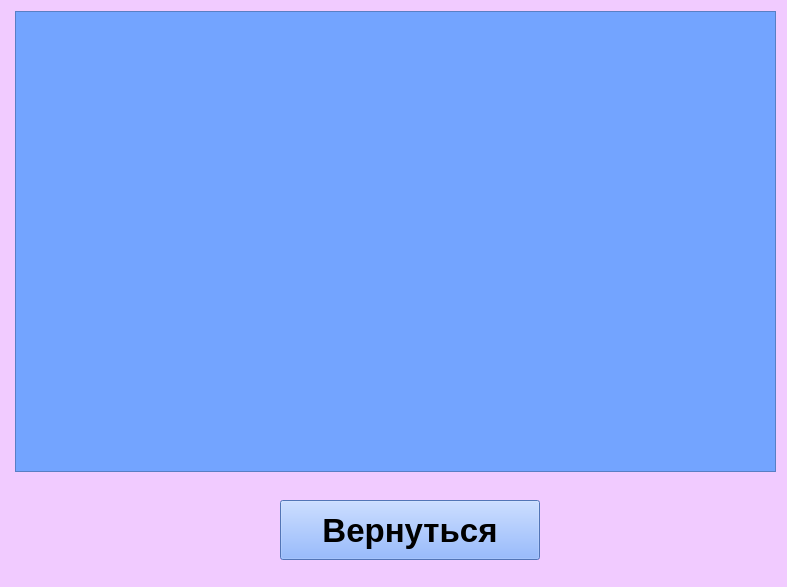
<?xml version="1.0" encoding="UTF-8"?>
<ui version="4.0">
 <class>Dictionary</class>
 <widget class="QWidget" name="Dictionary">
  <property name="geometry">
   <rect>
    <x>0</x>
    <y>0</y>
    <width>787</width>
    <height>587</height>
   </rect>
  </property>
  <property name="windowTitle">
   <string>Dictionary</string>
  </property>
  <property name="styleSheet">
   <string notr="true">background-color: rgb(241, 203, 255);
</string>
  </property>
  <widget class="QPushButton" name="pushButton">
   <property name="geometry">
    <rect>
     <x>280</x>
     <y>500</y>
     <width>260</width>
     <height>60</height>
    </rect>
   </property>
   <property name="font">
    <font>
     <pointsize>25</pointsize>
     <weight>75</weight>
     <bold>true</bold>
    </font>
   </property>
   <property name="styleSheet">
    <string notr="true">background-color: rgb(115, 164, 255);
</string>
   </property>
   <property name="text">
    <string>Вернуться</string>
   </property>
  </widget>
  <widget class="QTextBrowser" name="textBrowser">
   <property name="geometry">
    <rect>
     <x>15</x>
     <y>11</y>
     <width>761</width>
     <height>461</height>
    </rect>
   </property>
   <property name="styleSheet">
    <string notr="true">background-color: rgb(115, 164, 255);
</string>
   </property>
  </widget>
 </widget>
 <resources/>
 <connections/>
</ui>
